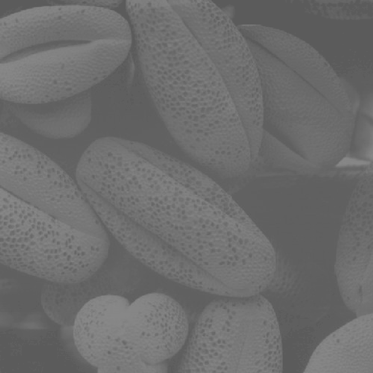
%> input picture images/Fig0310(b)(washed_out_pollen_image).tif, 373 x 373 px, shrunk from 889 x 889 before the run
$ octave lab2p2.m   (GNU Octave 9; MATLAB toolbox functions it lacks are replaced by stand-ins)
%> lines starting %> are read from the running program, lines starting %| are printed output that depends on the picture


%%%%%
%%%% student id : 140231


f = imread('D:\A study\3 2\Digital Image Processing\DIP3E_Original_Images_CH03\Fig0310(b)(washed_out_pollen_image).tif');
%> f is the input picture: size 373x373 uint8; min 89, max 136, mean 109.1

%a) start
a1 = f;
[x y] = size(a1);
%> x = 373; y = 373

info = imfinfo('D:\A study\3 2\Digital Image Processing\DIP3E_Original_Images_CH03\Fig0310(b)(washed_out_pollen_image).tif');
%L = 2 .^(info.BitDepth /n);
L = 255;

a = min(a1(:)); %lowest value in img
%> a = 89
b = max(a1(:)); %highest value in img
%> b = 136
nMax = (7 * L - 4) / 8; %input('new max');
nMin = L / 8; %input('new min');


for i = 1:1:x
    for j = 1:1:y
        r = double(a1(i,j));
        a1(i,j) = (r - a) * ((nMax - nMin)/ (b - a)) + a;
    end
end
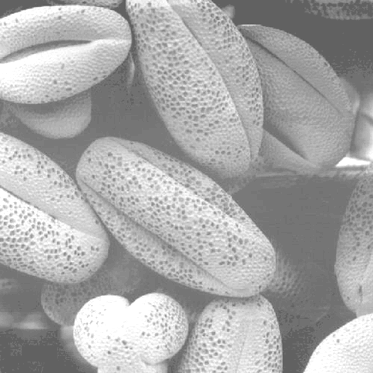
%> a1: size 373x373 uint8; min 89, max 255, mean 169.1

%start b)

f = imread('D:\A study\3 2\Digital Image Processing\DIP3E_Original_Images_CH03\Fig0305(a)(DFT_no_log).tif');
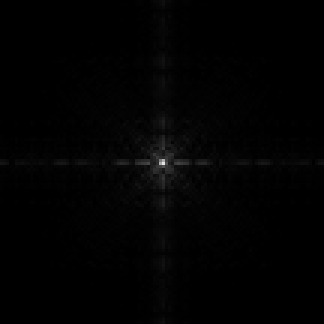
%> input picture images/Fig0305(a)(DFT_no_log).tif, 108 x 108 px, shrunk from 256 x 256 before the run (shown 3 times larger)
%> f is the input picture: size 108x108 uint8; min 0, max 226, mean 2.1

[x y n] = size(f);
%> x = 108; y = 108; n = 1

g = im2double(f);
c = 1; %arbitrary constant

%calculate for log transformation
for i = 1 : 1 : x
    for j = 1 : 1 : y
%> (the run ends here)
